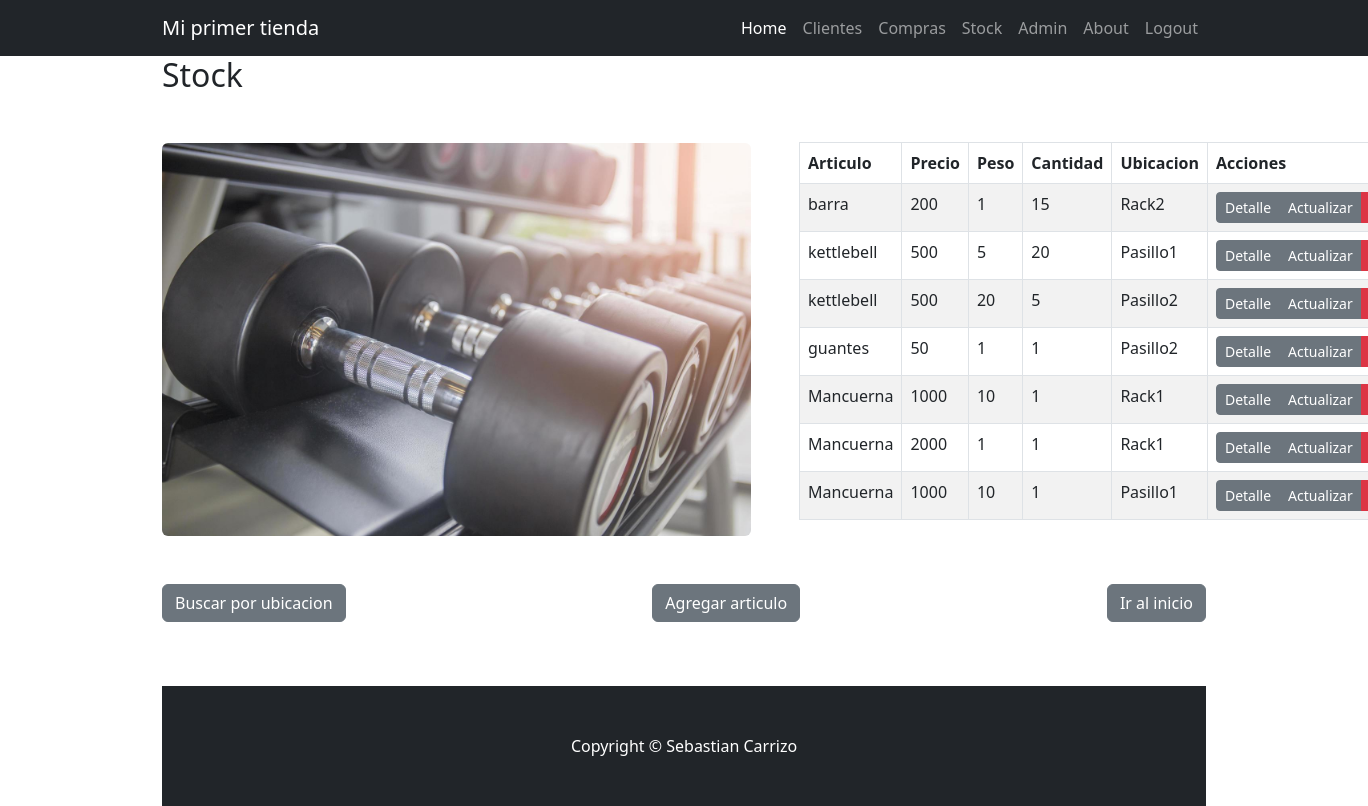
/stock/ (signed in), run on the app's committed database.
### stock/models.py (models this page shows, shortened)
class Stock(models.Model):
    articulo = models.CharField(max_length=100)
    precio = models.IntegerField()
    peso = models.IntegerField()
    cantidad = models.IntegerField()
    ubicacion_id = models.ForeignKey(Ubicacion, on_delete=models.SET_NULL, null=True, blank=True)
    imagen = models.ImageField(upload_to='images/', null=True, blank=True)
    descripcion = models.CharField(max_length=500, null=True, blank=True)

class Ubicacion(models.Model):
    ubicacion = models.CharField(max_length=100)
    def __str__(self) -> str:
        return self.ubicacion

### stock/views.py (the view)
# urls.py: path("", views.index, name="index"),
def index(request):
    stock = Stock.objects.all()
    return render(request, "stock/index.html", {"stock": stock})

### stock/templates/stock/index.html
{% extends "home/base.html" %}
{% load static %}
{% block title %}
    <h2>Stock</h2>
{% endblock title %}
{% block content %}
    <div class="row gx-4 gx-lg-5 align-items-center my-5">
        <div class="col-lg-7">
            <img class="img-fluid rounded mb-4 mb-lg-0"
                 src=" {% static 'home/img/stocks.jpeg' %}" />
        </div>
        <div class="col-lg-5">
            <table class="table table-striped table-bordered">
                <thead>
                    <tr>
                        <th>Articulo</th>
                        <th>Precio</th>
                        <th>Peso</th>
                        <th>Cantidad</th>
                        <th>Ubicacion</th>
                        <th>Acciones</th>
                    </tr>
                </thead>
                <tbody>
                    {% for stock in stock %}
                        <tr>
                            <td>{{ stock.articulo }}</td>
                            <td>{{ stock.precio }}</td>
                            <td>{{ stock.peso }}</td>
                            <td>{{ stock.cantidad }}</td>
                            <td>{{ stock.ubicacion_id }}</td>
                            <td>
                                <div class="btn-group">
                                    <a href="{% url 'stock:stock_detail' stock.id %}"
                                       class="btn btn-secondary btn-sm">Detalle</a>
                                    {% if user.is_staff %}
                                        <a href="{% url 'stock:stock_update' stock.id %}"
                                           class="btn btn-secondary btn-sm">Actualizar</a>
                                        <a href="{% url 'stock:stock_delete' stock.id %}"
                                           class="btn btn-danger btn-sm">Eliminar</a>
                                    {% endif %}
                                </div>
                            </td>
                        </tr>
                    {% empty %}
                        <tr>
                            <td colspan="3">No se encontraron resultados.</td>
                        </tr>
                    {% endfor %}
                </tbody>
            </table>
        </div>
        <div class="btn-group d-flex justify-content-between mt-5">
            <p>
                <a class="btn btn-secondary" href="{% url 'stock:buscar' %}">Buscar por ubicacion</a>
            </p>
            <p>
                <a class="btn btn-secondary" href="{% url 'stock:crear' %}">Agregar articulo</a>
            </p>
            <p>
                <a class="btn btn-secondary" href="{% url 'home:index' %}">Ir al inicio</a>
            </p>
        </div>
    </div>
{% endblock content %}

### data on the page
Stock: articulo "barra", precio "200", peso "1", cantidad "15", ubicacion_id "Rack2"
Stock: articulo "kettlebell", precio "500", peso "5", cantidad "20", ubicacion_id "Pasillo1"
Stock: articulo "kettlebell", precio "500", peso "20", cantidad "5", ubicacion_id "Pasillo2"
Stock: articulo "guantes", precio "50", peso "1", cantidad "1", ubicacion_id "Pasillo2"
Stock: articulo "Mancuerna", precio "1000", peso "10", cantidad "1", ubicacion_id "Rack1"
Stock: articulo "Mancuerna", precio "2000", peso "1", cantidad "1", ubicacion_id "Rack1"
Stock: articulo "Mancuerna", precio "1000", peso "10", cantidad "1", ubicacion_id "Pasillo1"
